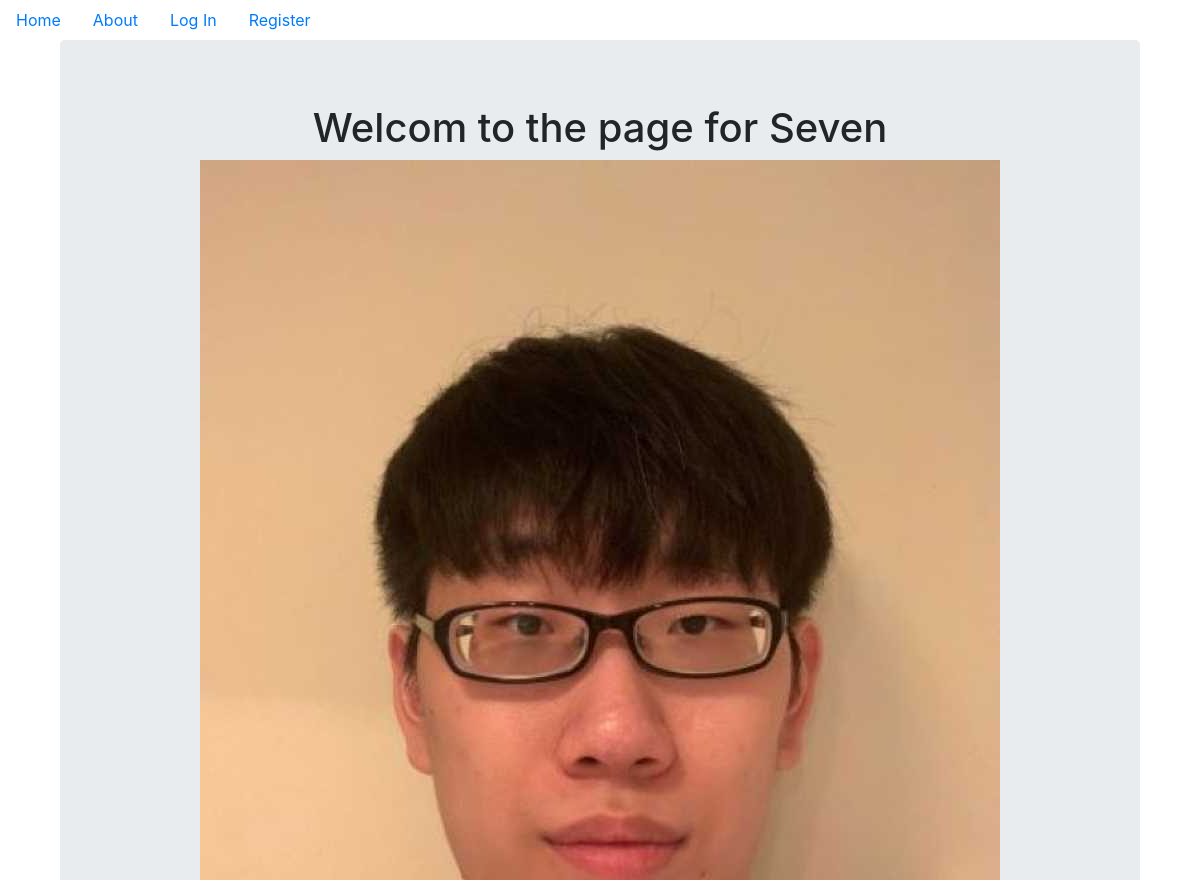
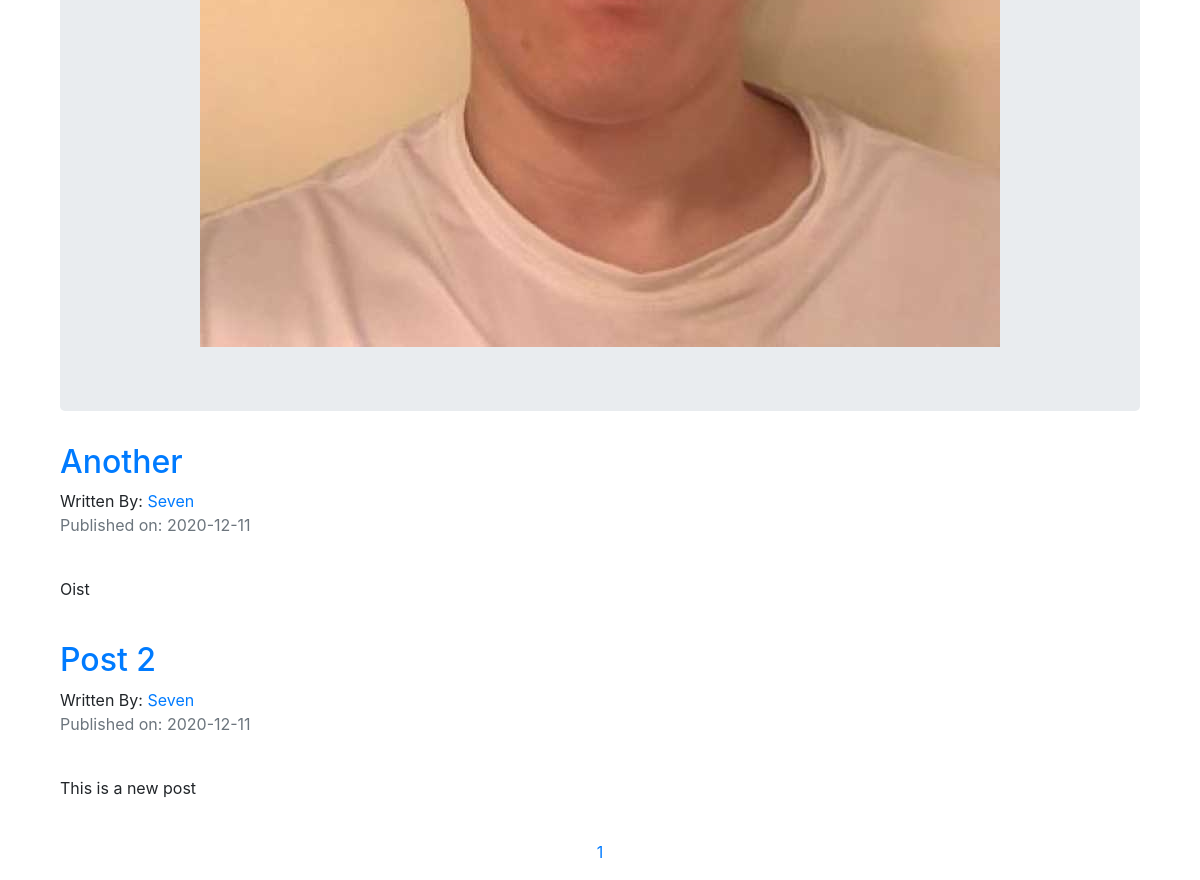
Screenshot of /Seven with the database file from the repository (2 pictures, top to bottom).
### puppycompanyblog/models.py (models this page shows, shortened)
class User(db.Model, UserMixin):
    __tablename__= 'users'
    id = db.Column(db.Integer, primary_key=True)
    profile_image = db.Column(db.String(64), nullable=False,default='default_profile.png')
    email = db.Column(db.String(64), unique=True,index=True)
    username = db.Column(db.String(64), unique=True, index=True)
    password_hash = db.Column(db.String(128))
    posts = db.relationship('BlogPost', backref='author', lazy=True)

class BlogPost(db.Model):
    users = db.relationship(User)
    id = db.Column(db.Integer, primary_key=True)
    user_id = db.Column(db.Integer, db.ForeignKey('users.id'), nullable=False)
    date = db.Column(db.DateTime, nullable=False, default=datetime.utcnow)
    title = db.Column(db.String(140), nullable=False)
    text = db.Column(db.Text, nullable=False)

### puppycompanyblog/users/views.py (the view)
@users.route('/<username>')
def user_posts(username):
    print("got here")
    page = request.args.get('page', 1,type=int)
    user = User.query.filter_by(username=username).first_or_404()
    blog_posts = BlogPost.query.filter_by(author=user).order_by(BlogPost.date.desc()).paginate(page=page,per_page=10)
    return render_template('user_blog_posts.html',blog_posts=blog_posts,user=user)

### puppycompanyblog/templates/user_blog_posts.html
{% extends "base.html" %}
{% block content %}
<div class="container">
    <div class="jumbotron">
        <div align='center'>
            <h1>Welcom to the page for  {{user.username}}</h1>
            <img src="{{url_for('static',filename='profile_pivs/'+user.profile_image)}}">
        </div>
    </div>
    {% for post in blog_posts.items %}
        <h2> <a href="{{url_for('blog_posts.blog_post',blog_post_id=post.id)}}">{{post.title}}</a></h2>
        Written By: <a href="{{url_for('users.user_posts', username=post.author.username)}}">{{post.author.username}}</a>
        <p class="text-muted">Published on: {{post.date.strftime("%Y-%m-%d")}}</p>
        <br>
        <p>{{post.text}}</p>
        <br>
    {% endfor %}
</div>
<nav aria-label="Page Navigation example">
    <ul class="pagination justify-content-center">
      {% for page_num in blog_posts.iter_pages(left_edge=1, right_edge=1,left_current=1,right_current=2) %}
        {% if blog_posts.page == page_num %}
            <li class='page-item disabled'>
                <a class="pages-link" href="{{url_for('users.user_posts',username=user.username,page=page_num)}}">{{ page_num}}</a>
            </li>
            {% else %}
            <li class='page-item'>
                <a class="pages-link" href="{{url_for('users.user_posts',username=user.username,page=page_num)}}">{{ page_num}}</a>
            </li>
        {% endif %}
      {% endfor %}
    </ul>
</nav>
{% endblock %}

### puppycompanyblog/templates/base.html (shortened to what this page needs)
<!DOCTYPE html>
<html lang="en">
<head>
    <link rel="stylesheet" href="https://cdn.jsdelivr.net/npm/bootstrap@4.5.3/dist/css/bootstrap.min.css">
</head>
<body>
    <ul class='nav'>
        <li class='nav-link'>
            <a href="{{url_for('core.index')}}">Home</a>
        </li>
        <li class='nav-link'>
            <a href="{{url_for('core.info')}}">About</a>
        </li>
        {% if current_user.is_authenticated %}
        <li class='nav-link'>
            <a href="{{url_for('users.logout')}}">Log Out</a>
        </li>
        <li class='nav-link'>
            <a href="{{url_for('users.account')}}">Account</a>
        </li>
        <li class='nav-link'>
            <a href="{{url_for('blog_posts.create_post')}}">Create Post</a>
        </li>
        {% else %}
        <li class='nav-link'>
            <a href="{{url_for('users.login')}}">Log In</a>
        </li>
        <li class='nav-link'>
            <a href="{{url_for('users.register')}}">Register</a>
        </li>
        {% endif %}
    </ul>
    <div class="container">
        {% block content %}
        {% endblock %}
    </div>
</body>
</html>

### rows the page displays
User: username "Seven", profile_image (placeholder picture)
BlogPost: title "Another", author.username "Seven", date "2020-12-11", text "Oist"
BlogPost: title "Post 2", author.username "Seven", date "2020-12-11", text "This is a new post"

### other values shown
{{ page_num }} "1"
